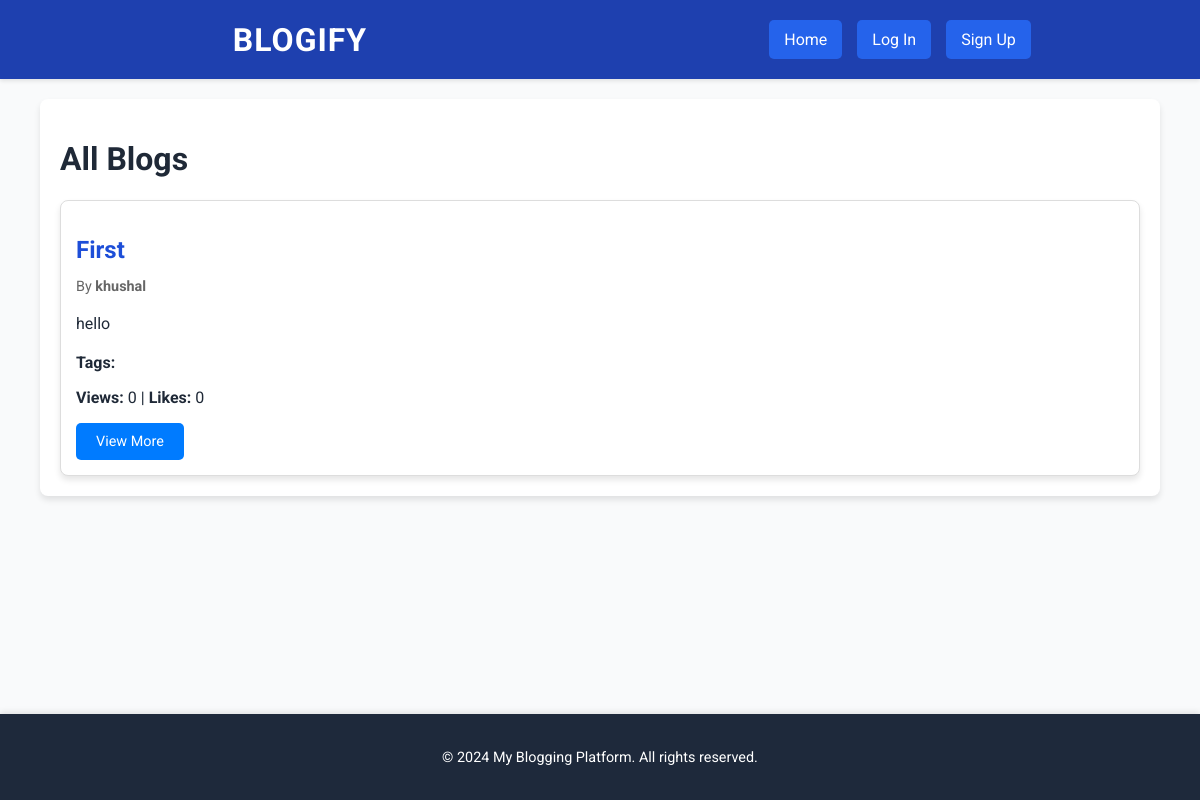
Before: / with the older database file.
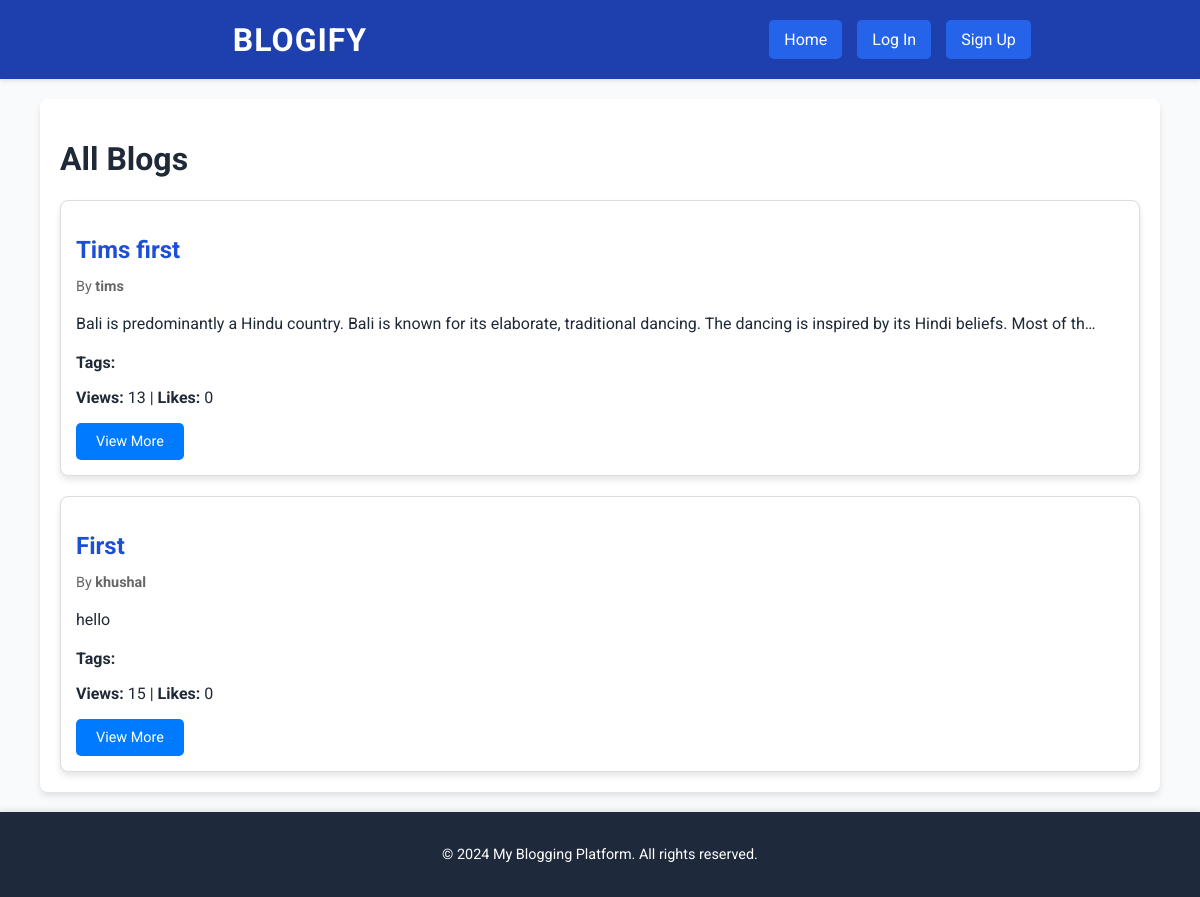
After: the same page with the newer database file.
### blog/models.py (models this page shows, shortened)
class Blog(models.Model):
    STATUS_CHOICES = [
        ('draft', 'Draft'),
        ('post', 'Post'),
        ('archived', 'Archived'),
    ]
    title = models.CharField(max_length=200)
    content = models.TextField()
    author = models.ForeignKey(User, on_delete=models.CASCADE)
    timestamp = models.DateTimeField(auto_now_add=True)
    last_updated = models.DateTimeField(auto_now=True)
    tags = models.CharField(max_length=100, blank=True)  # Comma-separated tags
    status = models.CharField(max_length=10, choices=STATUS_CHOICES, default='post')
    cover_image = models.ImageField(upload_to='blog_images/', blank=True, null=True)
    slug = models.SlugField(unique=True, blank=True)
    views_count = models.PositiveIntegerField(default=0)
    comments_allowed = models.BooleanField(default=True)
    likes_count = models.PositiveIntegerField(default=0)

### blog/views.py (the view)
# urls.py: path('', views.home_view, name='home'),
def home_view(request):
    blogs = Blog.objects.filter(status='published').order_by('-timestamp')
    return render(request, 'home.html', {'blogs': blogs})

### blog/templates/home.html (shortened to what this page needs)
{% extends 'base.html' %}
{% block content %}
<div class="home-container">
    <h1 class="page-title">All Blogs</h1>
    <section class="blog-list">
        {% for blog in blogs %}
            <div class="blog-card">
                <h2 class="blog-title">{{ blog.title }}</h2>
                <p class="blog-meta">By <strong>{{ blog.author.username }}</strong></p>
                <p class="blog-content">{{ blog.content|truncatechars:150 }}</p>
                <div class="blog-footer">
                    <p><strong>Tags:</strong> {{ blog.tags }}</p>
                    <p><strong>Views:</strong> {{ blog.views_count }} | <strong>Likes:</strong> {{ blog.likes_count }}</p>
                </div>
                <a href="{% url 'view_blog' blog.id %}" class="button view-blog-btn">View More</a>
            </div>
        {% empty %}
            <p>No blogs available. Be the first to <a href="{% url 'create_blog' %}">create a blog</a>!</p>
        {% endfor %}
    </section>
</div>
{% endblock %}

### blog/templates/base.html (shortened to what this page needs)
{% load static %}
<!DOCTYPE html>
<html lang="en">
<head>
    <link rel="stylesheet" href="{% static 'blog/style.css' %}">
</head>
<body>
    <header>
        <h1>Blogify</h1>
        <nav>
            <a href="/">Home</a>
            {% if user.is_authenticated %}
                <a href="{% url 'profile' %}">Profile</a>
                <a href="{% url 'create_blog' %}">Create Blog</a>
                <form method="post" action="{% url 'logout' %}" style="display: inline;">
                    {% csrf_token %}
                    <button type="submit" class="btn-logout">Logout</button>
                </form>
            {% else %}
                <a href="{% url 'login' %}">Log In</a>
                <a href="{% url 'signup' %}">Sign Up</a>
            {% endif %}
        </nav>
    </header>
    <main class="main-content">
        <div class="container">
            {% block content %}{% endblock %}
        </div>
    </main>
    <footer>
    <div class="footer-container">
        <p>&copy; 2024 My Blogging Platform. All rights reserved.</p>
    </div>
</footer>
</body>
</html>

### blog/static/blog/style.css (style rules this page uses)
body { font-family: 'Roboto', sans-serif; margin: 0; padding: 0; background-color: #f9fafb; color: #1f2937; min-height: 100vh; display: flex; flex-direction: column; }
.container { width: 90%; max-width: 1200px; margin: 0 auto; padding: 20px; }
header { background: #1e40af; color: #ffffff; padding: 20px 0; box-shadow: 0 2px 4px rgba(0, 0, 0, 0.1); display: flex; align-items: center; justify-content: space-between; flex-wrap: wrap; }
header h1 { margin: 0; font-size: 2rem; text-transform: uppercase; letter-spacing: 1px; flex: 1; text-align: center; }
header nav { display: flex; justify-content: center; gap: 15px; flex: 1; }
header nav a { color: #ffffff; background-color: #2563eb; padding: 10px 15px; border-radius: 5px; text-decoration: none; font-size: 1rem; transition: background-color 0.3s ease; }
.main-content { flex: 1; padding: 20px 0; }
.container { background: #ffffff; border-radius: 8px; padding: 20px; box-shadow: 0 4px 6px rgba(0, 0, 0, 0.1); }
footer { background: #1e293b; color: #ffffff; text-align: center; padding: 20px 0; margin-top: auto; font-size: 0.9rem; box-shadow: 0 -2px 6px rgba(0, 0, 0, 0.1); }
.footer-container { max-width: 1200px; margin: 0 auto; padding: 0 20px; }
.blog-list { display: flex; flex-direction: column; gap: 20px; margin-top: 20px; }
.blog-card { padding: 15px; border: 1px solid #ddd; border-radius: 8px; background-color: #fff; box-shadow: 0 4px 6px rgba(0, 0, 0, 0.1); transition: transform 0.3s ease, box-shadow 0.3s ease; }
.blog-title { font-size: 1.5rem; margin-bottom: 10px; color: #1d4ed8; }
.blog-meta { font-size: 0.9rem; color: #666; margin-bottom: 10px; }
.blog-content { font-size: 1rem; margin-bottom: 15px; line-height: 1.6; }
.view-blog-btn { display: inline-block; padding: 10px 20px; font-size: 0.9rem; color: #fff; background-color: #007bff; border-radius: 5px; text-decoration: none; transition: background-color 0.3s ease; }

Changed rows visible on the page:
added Blog: title "Tims first", author.username "tims", content "Bali is predominantly a Hindu country. Bali is known for its elaborate, traditional dancing. The dancing is inspired by its Hindi beliefs. Most of th…", views_count "13", likes_count "0"
changed Blog "First": views_count "0" → "15"
